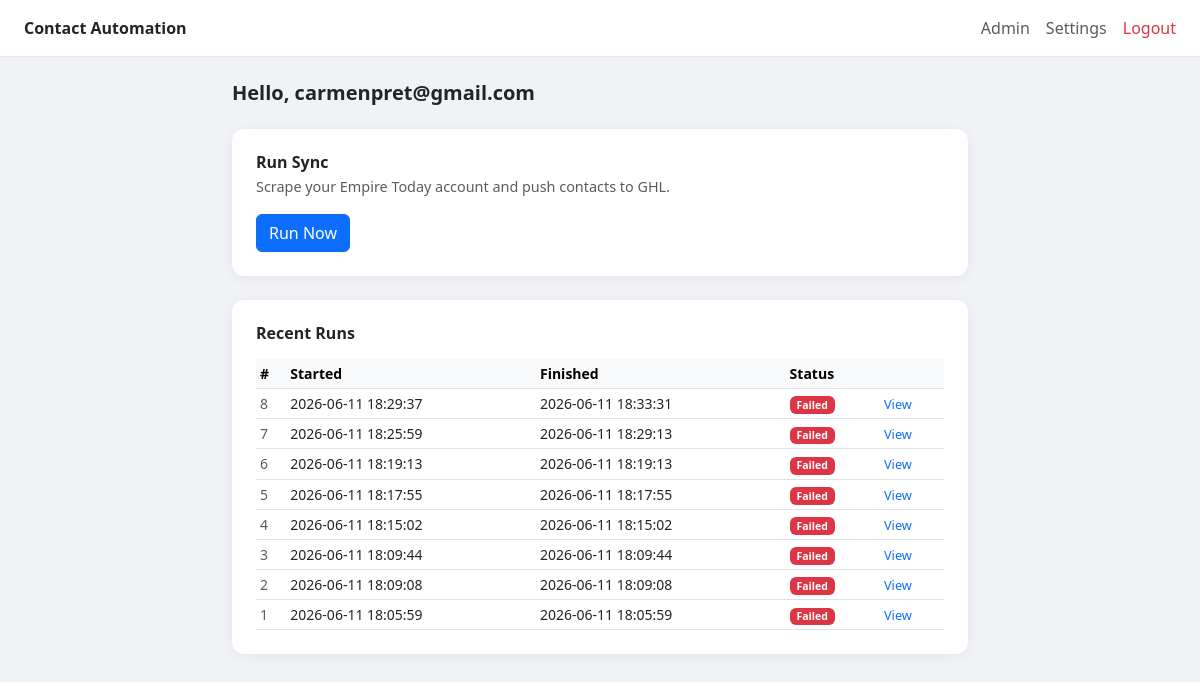
/dashboard (signed in), run on the app's committed database.
### tables this page shows
CREATE TABLE users (
            id              INTEGER PRIMARY KEY AUTOINCREMENT,
            email           TEXT UNIQUE NOT NULL,
            password_hash   TEXT NOT NULL,
            role            TEXT DEFAULT 'user',
            prpt_username   TEXT DEFAULT '',
            prpt_password   TEXT DEFAULT '',
            prpt_rep_id     TEXT DEFAULT '',
            ghl_api_token   TEXT DEFAULT '',
            ghl_location_id TEXT DEFAULT '',
            created_at      TIMESTAMP DEFAULT CURRENT_TIMESTAMP
        );

CREATE TABLE jobs (
            id          INTEGER PRIMARY KEY AUTOINCREMENT,
            user_id     INTEGER NOT NULL,
            status      TEXT DEFAULT 'pending',
            started_at  TIMESTAMP,
            finished_at TIMESTAMP,
            FOREIGN KEY (user_id) REFERENCES users(id)
        );

### main_server.py (the view)
@app.get("/dashboard", response_class=HTMLResponse)
def dashboard(request: Request):
    user = require_user(request)
    if isinstance(user, RedirectResponse):
        return user
    active_job   = get_active_job_for_user(user["id"])
    recent_jobs  = get_recent_jobs_for_user(user["id"], limit=10)
    return templates.TemplateResponse("dashboard.html", {
        "request":    request,
        "user":       dict(user),
        "active_job": dict(active_job) if active_job else None,
        "recent_jobs": [dict(j) for j in recent_jobs],
    })

### templates/dashboard.html (shortened to what this page needs)
<!DOCTYPE html>
<html lang="en">
<head>
  <link href="https://cdn.jsdelivr.net/npm/bootstrap@5.3.0/dist/css/bootstrap.min.css" rel="stylesheet"/>
</head>
<body>
  <nav class="navbar px-4 py-3 mb-4">
    <span class="fw-bold">Contact Automation</span>
    <div class="ms-auto d-flex gap-3 align-items-center">
      {% if user.role == 'admin' %}
      <a href="/admin" class="text-decoration-none text-muted">Admin</a>
      {% endif %}
      <a href="/settings" class="text-decoration-none text-muted">Settings</a>
      <a href="/logout" class="text-decoration-none text-danger">Logout</a>
    </div>
  </nav>
  <div class="container" style="max-width: 760px;">
    <h5 class="fw-bold mb-4">Hello, {{ user.email }}</h5>
    <div class="card p-4 mb-4">
      <h6 class="fw-semibold mb-1">Run Sync</h6>
      <p class="text-muted mb-3" style="font-size:0.9rem;">Scrape your Empire Today account and push contacts to GHL.</p>
      {% if active_job %}
        <div class="alert alert-info py-2 mb-3" style="font-size:0.875rem;">
          A job is already running. <a href="/run/{{ active_job.id }}">View logs</a>
        </div>
        <button class="btn btn-secondary" disabled>Run Now</button>
      {% else %}
        <form method="POST" action="/run">
          <button type="submit" class="btn btn-primary" {% if not user.prpt_username %}disabled{% endif %}>
            Run Now
          </button>
        </form>
      {% endif %}
    </div>
    <div class="card p-4 mb-4">
      <h6 class="fw-semibold mb-3">Recent Runs</h6>
      {% if recent_jobs %}
      <div class="table-responsive">
        <table class="table table-sm table-hover mb-0 align-middle" style="font-size:0.875rem;">
          <thead class="table-light">
            <tr>
              <th>#</th>
              <th>Started</th>
              <th>Finished</th>
              <th>Status</th>
              <th></th>
            </tr>
          </thead>
          <tbody>
            {% for job in recent_jobs %}
            <tr>
              <td class="text-muted">{{ job.id }}</td>
              <td>{{ job.started_at or '—' }}</td>
              <td>{{ job.finished_at or '—' }}</td>
              <td>
                {% if job.status == 'completed' %}
                  <span class="badge bg-success">Completed</span>
                {% elif job.status == 'failed' %}
                  <span class="badge bg-danger">Failed</span>
                {% elif job.status in ('waiting_otp', 'waiting_push') %}
                  <span class="badge bg-warning text-dark">{{ job.status | replace('_', ' ') | title }}</span>
                {% elif job.status == 'running' %}
                  <span class="badge bg-primary">Running</span>
                {% else %}
                  <span class="badge bg-secondary">{{ job.status | title }}</span>
                {% endif %}
              </td>
              <td><a href="/run/{{ job.id }}" class="text-decoration-none" style="font-size:0.8rem;">View</a></td>
            </tr>
            {% endfor %}
          </tbody>
        </table>
      </div>
      {% else %}
        <p class="text-muted mb-0">No runs yet.</p>
      {% endif %}
    </div>
  </div>
</body>
</html>

### templates/dashboard.html (style rules this page uses)
body { background: #f0f2f5; }
.navbar { background: #fff; border-bottom: 1px solid #e5e7eb; }
.card { border: none; border-radius: 12px; box-shadow: 0 2px 12px rgba(0,0,0,0.06); }

### data on the page
users: email "carmenpret@gmail.com"
jobs: id "8", started_at "2026-06-11 18:29:37", finished_at "2026-06-11 18:33:31", status "Failed"
jobs: id "7", started_at "2026-06-11 18:25:59", finished_at "2026-06-11 18:29:13", status "Failed"
jobs: id "6", started_at "2026-06-11 18:19:13", finished_at "2026-06-11 18:19:13", status "Failed"
jobs: id "5", started_at "2026-06-11 18:17:55", finished_at "2026-06-11 18:17:55", status "Failed"
jobs: id "4", started_at "2026-06-11 18:15:02", finished_at "2026-06-11 18:15:02", status "Failed"
jobs: id "3", started_at "2026-06-11 18:09:44", finished_at "2026-06-11 18:09:44", status "Failed"
jobs: id "2", started_at "2026-06-11 18:09:08", finished_at "2026-06-11 18:09:08", status "Failed"
jobs: id "1", started_at "2026-06-11 18:05:59", finished_at "2026-06-11 18:05:59", status "Failed"
